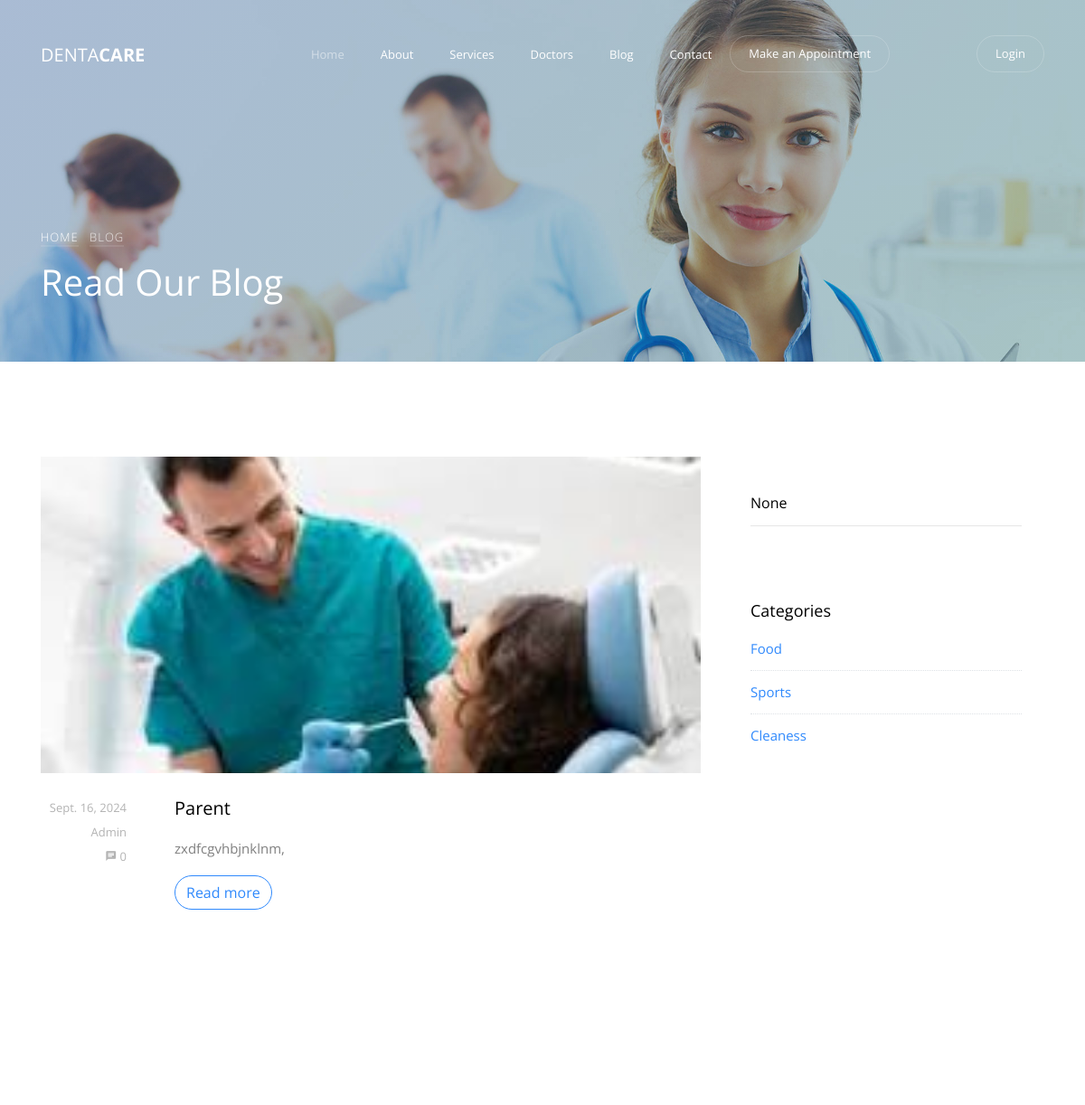
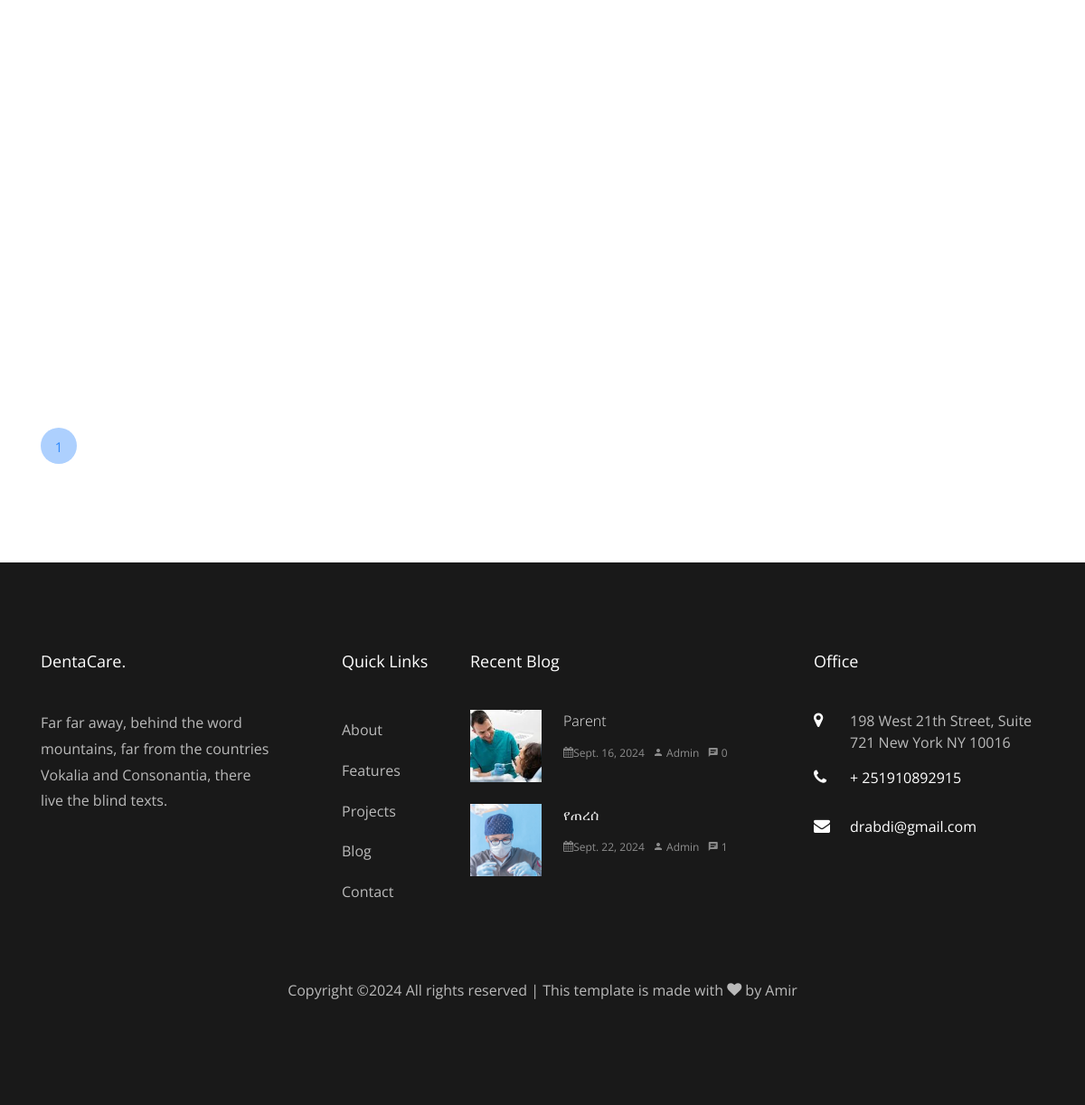
Screenshot of /blog/ with the database file from the repository (2 pictures, top to bottom).
### menan/models.py (models this page shows, shortened)
class Slider(models.Model):
    image = models.ImageField(upload_to='pics')
    title = models.CharField(max_length=255)
    desc = models.TextField()

class Category(models.Model):
    name = models.CharField(max_length=100)

class Contact(models.Model):
    address = models.CharField(max_length=255)
    phone = models.CharField(max_length=20)
    email = models.EmailField()
    website = models.URLField()

### blog/models.py (models this page shows, shortened)
class Blogs(models.Model):
    image = models.ImageField(upload_to='pics')
    title = models.CharField(max_length=255)
    desc = models.TextField()
    author = models.CharField(max_length=100, default='Admin')
    created_at = models.DateField(auto_now_add=True)
    comments_count = models.IntegerField(default=0)
    category = models.ForeignKey(Category, on_delete=models.CASCADE)
    link = models.URLField(blank=True, null=True)

### blog/views.py (the view)
# urls.py: path('', views.blog, name='blog'),
def blog(request):
    slider = Slider.objects.all()
    sliders = slider[:1]
    query = request.GET.get('q')
    category = request.GET.get('category')
    blogs = Blogs.objects.all()
    contacts = Contact.objects.all()
    blg = Blogs.objects.all()
    blgs = blg[:2]
    if query:
        blogs = blogs.filter(
            Q(title__icontains=query) |
            Q(desc__icontains=query)
        )
    if category:
        blogs = blogs.filter(category__name=category)
    paginator = Paginator(blogs, 4)  # Show 4 blogs per page
    page_number = request.GET.get('page')
    page_obj = paginator.get_page(page_number)
    categories = Category.objects.all()
    res = {
        'sliders':sliders,
        'blogs': blogs,
        'page_obj': page_obj,
        'query': query,
        'category': category,
        'categories': categories,
        'contacts': contacts,
        'blgs':blgs,
    }
    return render(request, 'blog.html', res)

### menan/templates/blog.html (shortened to what this page needs)
{% extends "base.html" %}
{% load static %}
{% block content %}
<section class="home-slider owl-carousel">
    {%for slider in sliders%}
    <div class="slider-item bread-item" style="background-image: url({{slider.image.url}});" data-stellar-background-ratio="0.5">
        <div class="overlay"></div>
        <div class="container" data-scrollax-parent="true">
            <div class="row slider-text align-items-end">
                <div class="col-md-7 col-sm-12 ftco-animate mb-5">
                    <p class="breadcrumbs" data-scrollax=" properties: { translateY: '70%', opacity: 1.6}"><span class="mr-2"><a href="{% url 'home' %}">Home</a></span> <span>Blog</span></p>
                    <h1 class="mb-3" data-scrollax=" properties: { translateY: '70%', opacity: .9}">Read Our Blog</h1>
                </div>
            </div>
        </div>
    </div>
    {%endfor%}
</section>
<section class="ftco-section">
    <div class="container">
        <div class="row">
            <div class="col-md-8">
                <div class="row">
                    {% for blog in page_obj %}
                    <div class="col-md-12 ftco-animate">
                        <div class="blog-entry">
                            <a href="{{blog.link}}" class="block-20" style="background-image: url({{ blog.image.url }});"></a>
                            <div class="text d-flex py-4">
                                <div class="meta mb-3">
                                    <div><a href="#">{{ blog.created_at }}</a></div>
                                    <div><a href="#">{{ blog.author }}</a></div>
                                    <div><a href="#" class="meta-chat"><span class="icon-chat"></span> {{ blog.comments_count }}</a></div>
                                </div>
                                <div class="desc pl-sm-3 pl-md-5">
                                    <h3 class="heading"><a href="{{blog.link}}">{{ blog.title }}</a></h3>
                                    <p>{{ blog.desc }}</p>
                                    <p><a href="{{blog.link}}" class="btn btn-primary btn-outline-primary">Read more</a></p>
                                </div>
                            </div>
                        </div>
                    </div>
                    {% endfor %}
                </div>
                <div class="row mt-5">
                    <div class="col">
                        <div class="block-27">
                            <ul>
                                {% for num in page_obj.paginator.page_range %}
                                    {% if page_obj.number == num %}
                                        <li class="active"><span>{{ num }}</span></li>
                                    {% else %}
                                        <li><a href="?page={{ num }}{% if params %}&{{ params }}{% endif %}">{{ num }}</a></li>
                                    {% endif %}
                                {% endfor %}
                            </ul>
                        </div>
                    </div>
                </div>
            </div>
            <div class="col-md-4 sidebar ftco-animate">
                <div class="sidebar-box">
                    <form action="{% url 'blog:blog' %}" method="get" class="search-form">
                        <div class="form-group">
                            <input type="text" class="form-control" placeholder="Type a keyword and hit enter" name="q" value="{{ query }}">
                        </div>
                    </form>
                </div>
                <div class="sidebar-box ftco-animate">
                    <div class="categories">
                        <h3>Categories</h3>
                        {% for cat in categories %}
                            <li><a href="?category={{ cat.name }}{% if query %}&q={{ query }}{% endif %}">{{ cat.name }}</a></li>
                        {% endfor %}
                    </div>
                </div>
            </div>
        </div>
    </div>
</section>
{% endblock %}

### menan/templates/base.html (shortened to what this page needs)
{% load static%}
{% static "menanapp/images" as baseUrl %}
<!DOCTYPE html>
<html lang="en">
  <head>
    <link rel="stylesheet" href="{% static 'menanapp/css/open-iconic-bootstrap.min.css' %}">
    <link rel="stylesheet" href="{% static 'menanapp/css/animate.css' %}">
    <link rel="stylesheet" href="{% static 'menanapp/css/owl.carousel.min.css' %}">
    <link rel="stylesheet" href="{% static 'menanapp/css/owl.theme.default.min.css' %}">
    <link rel="stylesheet" href="{% static 'menanapp/css/magnific-popup.css' %}">
    <link rel="stylesheet" href="{% static 'menanapp/css/aos.css' %}">
    <link rel="stylesheet" href="{% static 'menanapp/css/ionicons.min.css' %}">
    <link rel="stylesheet" href="{% static 'menanapp/css/bootstrap-datepicker.css' %}">
    <link rel="stylesheet" href="{% static 'menanapp/css/jquery.timepicker.css' %}">
    <link rel="stylesheet" href="{% static 'menanapp/css/flaticon.css' %}">
    <link rel="stylesheet" href="{% static 'menanapp/css/icomoon.css' %}">
    <link rel="stylesheet" href="{% static 'menanapp/css/style.css' %}">
  </head>
  <body>
        <nav class="navbar navbar-expand-lg navbar-dark ftco_navbar bg-dark ftco-navbar-light" id="ftco-navbar">
            <div class="container">
            <a class="navbar-brand" href="{% url 'home' %}">Denta<span>Care</span></a>
            <div class="collapse navbar-collapse" id="ftco-nav">
                <ul class="navbar-nav ml-auto">
                    <li class="nav-item active"><a href="{% url 'home' %}" class="nav-link">Home</a></li>
                    <li class="nav-item"><a href="{% url 'about' %}" class="nav-link">About</a></li>
                    <li class="nav-item"><a href="{% url 'services' %}" class="nav-link">Services</a></li>
                    <li class="nav-item"><a href="{% url 'doctor:doctors' %}" class="nav-link">Doctors</a></li>
                    <li class="nav-item"><a href="{% url 'blog:blog' %}" class="nav-link">Blog</a></li>
                    <li class="nav-item"><a href="{% url 'contact' %}" class="nav-link">Contact</a></li>
                    <li class="nav-item cta"><a href="{% url 'contact' %}" class="nav-link mr-5" data-toggle="modal" data-target="#modalRequest"><span>Make an Appointment</span></a></li>
                    {% if user.is_authenticated %}
                        {% if user.is_superuser %}
                            <li class="nav-item cta ml-5"><a href="{% url 'admin:index' %}" class="nav-link"><span>Admin</span></a></li>
                        {% endif %}
                        <li class="nav-item cta ml-3"><a href="{% url 'logout' %}" class="nav-link"><span>Logout</span></a></li>
                    {% else %}
                        <li class="nav-item cta ml-5"><a href="{% url 'login' %}" class="nav-link"><span>Login</span></a></li>
                    {% endif %}
                </ul>
            </div>
            </div>
        </nav>
        {% block content %}
        {% endblock %}
        <footer class="ftco-footer ftco-bg-dark ftco-section">
            <div class="container">
            <div class="row mb-5">
                <div class="col-md-3">
                <div class="ftco-footer-widget mb-4">
                    <h2 class="ftco-heading-2">DentaCare.</h2>
                    <p>Far far away, behind the word mountains, far from the countries Vokalia and Consonantia, there live the blind texts.</p>
                </div>
                <ul class="ftco-footer-social list-unstyled float-md-left float-lft ">
                </ul>
                </div>
                <div class="col-md-2">
                    <div class="ftco-footer-widget mb-4 ml-md-5">
                        <h2 class="ftco-heading-2">Quick Links</h2>
                        <ul class="list-unstyled">
                        <li><a href="#" class="py-2 d-block">About</a></li>
                        <li><a href="#" class="py-2 d-block">Features</a></li>
                        <li><a href="#" class="py-2 d-block">Projects</a></li>
                        <li><a href="#" class="py-2 d-block">Blog</a></li>
                        <li><a href="#" class="py-2 d-block">Contact</a></li>
                        </ul>
                    </div>
                </div>
                <div class="col-md-4 pr-md-4">
                <div class="ftco-footer-widget mb-4">
                    <h2 class="ftco-heading-2">Recent Blog</h2>
                    {% for blg in blgs%}
                    <div class="block-21 mb-4 d-flex">
                        <a class="blog-img mr-4" style="background-image: url({{blg.image.url}});"></a>
                        <div class="text">
                            <h3 class="heading"><a href={% url 'blog:blog' %}>{{blg.title}}</a></h3>
                            <div class="meta">
                            <div><a href={% url 'blog:blog' %}><span class="icon-calendar"></span>{{blg.created_at}}</a></div>
                            <div><a href={% url 'blog:blog' %}><span class="icon-person"></span> {{blg.author}}</a></div>
                            <div><a href={% url 'blog:blog' %}><span class="icon-chat"></span> {{blg.comments_count}}</a></div>
                            </div>
                        </div>
                    </div>
                    {%endfor%}
                </div>
                </div>
                <div class="col-md-3">
                    <div class="ftco-footer-widget mb-4">
                        <h2 class="ftco-heading-2">Office</h2>
                        {%for cont in contacts%}
                        <div class="block-23 mb-3">
                            <ul>
                            <li><span class="icon icon-map-marker"></span><span class="text">{{cont.address}}</span></li>
                            <li><a href="#"><span class="icon icon-phone"></span><span class="text">{{cont.phone}}</span></a></li>
                            <li><a href="#"><span class="icon icon-envelope"></span><span class="text">{{cont.email}}</span></a></li>
                            </ul>
                        </div>
                        {%endfor%}
                    </div>
                </div>
            </div>
            <div class="row">
                <div class="col-md-12 text-center">
                <p>
        Copyright &copy;<script>document.write(new Date().getFullYear());</script> All rights reserved | This template is made with <i class="icon-heart" aria-hidden="true"></i> by <a href="https://colorlib.com" target="_blank">Amir</a>
        </p>
                </div>
            </div>
            </div>
        </footer>
    </body>
  </html>

### static/menanapp/css/icomoon.css (style rules this page uses)
[class^="icon-"], [class*=" icon-"] { font-family: 'icomoon' !important; speak: none; font-style: normal; font-weight: normal; font-variant: normal; text-transform: none; line-height: 1; -webkit-font-smoothing: antialiased; -moz-osx-font-smoothing: grayscale; }
.icon-heart:before { content: "\f004"; }
.icon-map-marker:before { content: "\f041"; }
.icon-calendar:before { content: "\f073"; }
.icon-phone:before { content: "\f095"; }
.icon-envelope:before { content: "\f0e0"; }
.icon-chat:before { content: "\e0b7"; }
.icon-person:before { content: "\e7fd"; }

### rows the page displays
Slider: image (picture)
Blogs: image (picture), created_at "Sept. 16, 2024", author "Admin", comments_count "0", title "Parent", desc "zxdfcgvhbjnklnm,"
Category: name "Food"
Category: name "Sports"
Category: name "Cleaness"
Blogs: image (picture), title "የጠረሰ", created_at "Sept. 22, 2024", author "Admin", comments_count "1"
Contact: address "198 West 21th Street, Suite 721 New York NY 10016", phone "+ 251910892915", email "drabdi@gmail.com"

### other values shown
{{ num }} "1"
